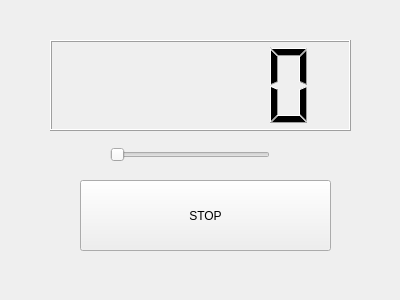
<?xml version="1.0" encoding="UTF-8"?>
<ui version="4.0">
 <class>Counter</class>
 <widget class="QWidget" name="Counter">
  <property name="geometry">
   <rect>
    <x>0</x>
    <y>0</y>
    <width>400</width>
    <height>300</height>
   </rect>
  </property>
  <property name="windowTitle">
   <string>Counter</string>
  </property>
  <widget class="QPushButton" name="button">
   <property name="geometry">
    <rect>
     <x>80</x>
     <y>180</y>
     <width>251</width>
     <height>71</height>
    </rect>
   </property>
   <property name="text">
    <string>STOP</string>
   </property>
  </widget>
  <widget class="QLCDNumber" name="lcdNumber">
   <property name="geometry">
    <rect>
     <x>50</x>
     <y>40</y>
     <width>301</width>
     <height>91</height>
    </rect>
   </property>
  </widget>
  <widget class="QSlider" name="horizontalSlider">
   <property name="geometry">
    <rect>
     <x>110</x>
     <y>140</y>
     <width>160</width>
     <height>29</height>
    </rect>
   </property>
   <property name="orientation">
    <enum>Qt::Horizontal</enum>
   </property>
  </widget>
 </widget>
 <resources/>
 <connections/>
</ui>
